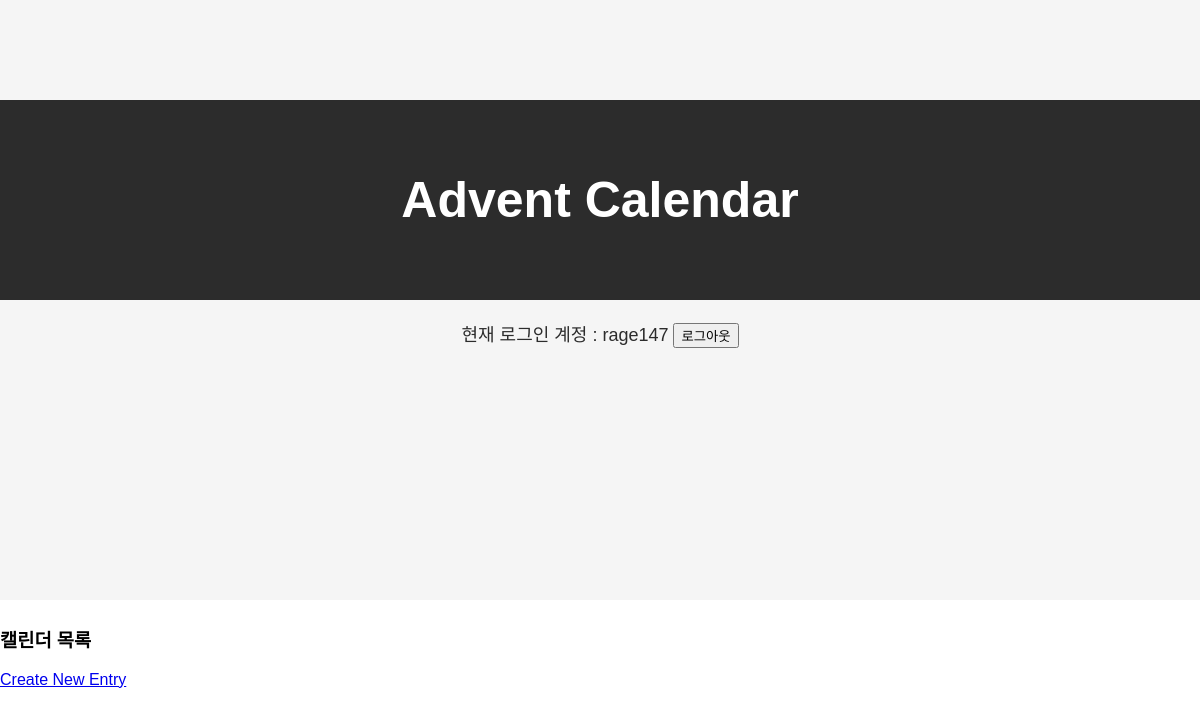
The page /calendar/17/entries/ (signed in) on the database as committed earlier.
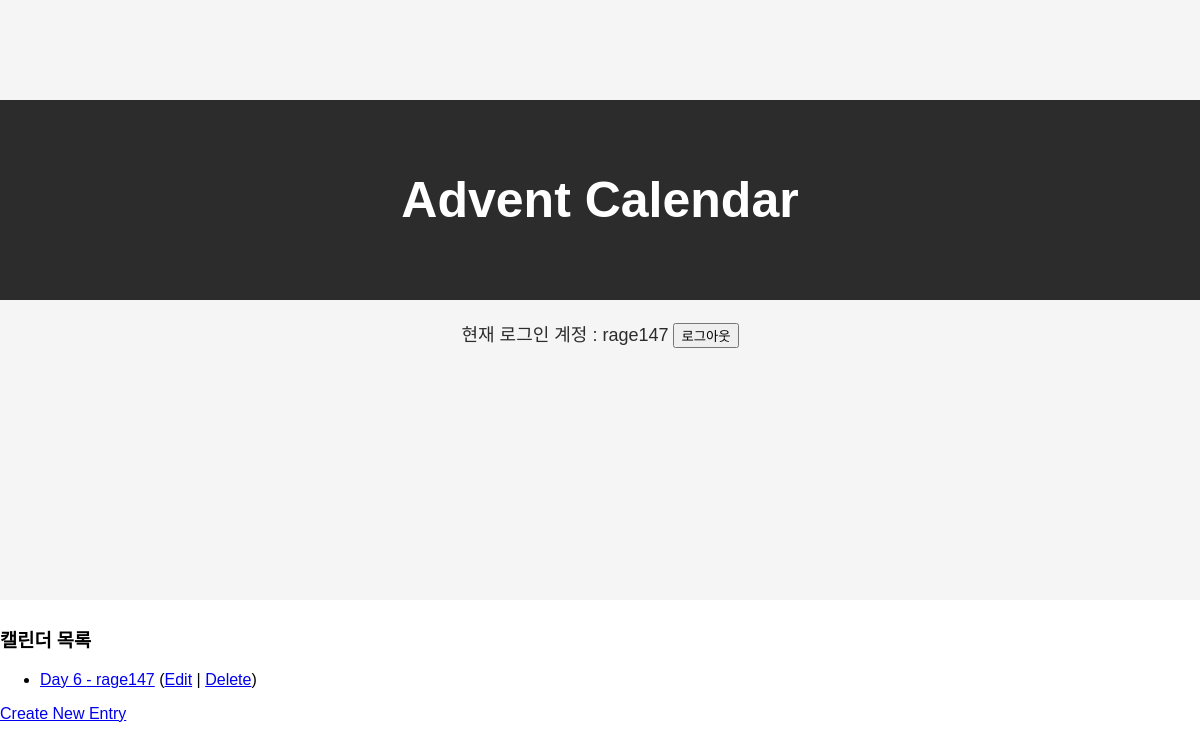
The same page on the database as committed later.
### calendarapp/models.py (models this page shows, shortened)
class CalendarEntry(models.Model):
    calendar = models.ForeignKey(Calendar, on_delete=models.CASCADE, related_name='entries')
    user = models.ForeignKey(settings.AUTH_USER_MODEL, on_delete=models.CASCADE, null=True)
    day = models.PositiveIntegerField()
    link = models.URLField()
    user_image = models.ImageField(upload_to='user_images/', null=True)
    class Meta:
        unique_together = ['calendar', 'day']
    @property
    def username(self):
        return self.user.username if self.user else None

### calendarapp/views.py (the view)
# urls.py: path('calendar/<int:calendar_id>/entries/', views.calendar_entry_list, name='calendar_entry_list'),
@login_required
def calendar_entry_list(request, calendar_id):
    entries = CalendarEntry.objects.filter(user=request.user, calendar=calendar_id).order_by('day')
    return render(request, 'calendar_entry_list.html', {'entries': entries, 'calendar_id': calendar_id})

### calendarapp/templates/calendar_entry_list.html
{% extends 'base.html' %}
{% block content %}
  <h3>캘린더 목록</h3>
  <ul>
    {% for entry in entries %}
      <li>
        <a href="{% url 'calendar_entry_detail' calendar_id entry.id %}">Day {{ entry.day }} - {{ entry.username }}</a>
        {% if entry.user == user %}
          (<a href="{% url 'update_calendar_entry' calendar_id entry.id %}">Edit</a>
          | <a href="{% url 'delete_calendar_entry' calendar_id entry.id %}">Delete</a>)
        {% endif %}
      </li>
    {% endfor %}
  </ul>
  <a href="{% url 'create_calendar_entry' calendar_id=calendar_id %}">Create New Entry</a>
{% endblock %}

Rows that differ between the two databases and show on the page:
added CalendarEntry: day "6", username "rage147", shows "Edit"
